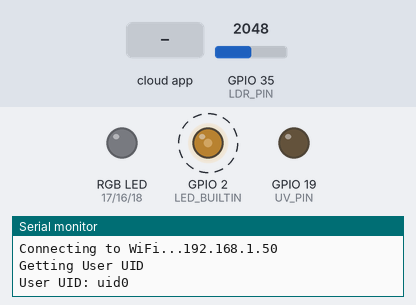
A program run on a simulated ESP32. Parts: an RGB LED mixed from three pins (HIGH = lit), output pins drawn as LEDs (lit = HIGH), the last lines printed to the serial monitor. Dashed ring = blinking. The inputs (shaded band) are chosen by the test bench; at power-on: GPIO 35 (LDR_PIN) = 2048 (analog values on the 0–4095 scale). WiFi joins after 1.5 s; servers stay silent unless stated; the Firebase database answers and starts empty; not simulated (calls return 0 or success): env.h.

Above: at 4.7 s.
4.8 s: the phone or cloud app sets flag to 1
At 6.1 s:
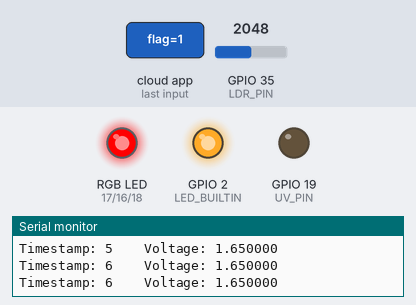
At 6.7 s:
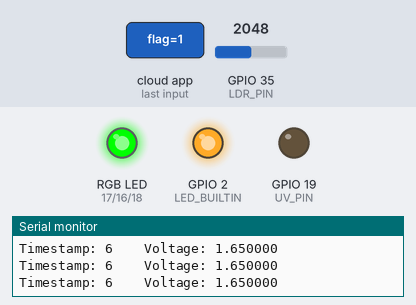
Timing chart, 0 to 13.8 s (numbered marks = the images above; inputs shaded):
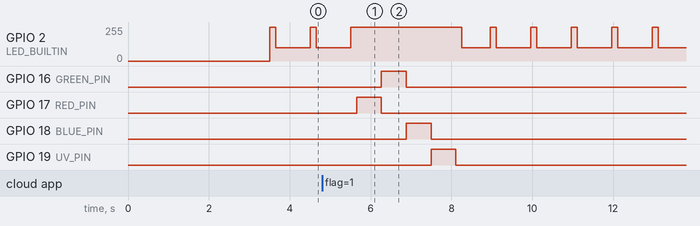

Measured:
- after the input at 4.8 s, GPIO 16 (GREEN_PIN): LOW → HIGH after 1.5 s, → LOW 0.61 s later; GPIO 17 (RED_PIN): LOW → HIGH after 0.86 s, → LOW 0.61 s later; GPIO 18 (BLUE_PIN): LOW → HIGH after 2.1 s, → LOW 0.61 s later; GPIO 19 (UV_PIN): LOW → HIGH after 2.7 s, → LOW 0.61 s later

The program:

main.cpp
```cpp
#include <Arduino.h>

#include "wifi.h"
#include "firebase.h"
#include "led.h"
#include "ldr.h"

#define BUTTON1 0

#define RED_PIN 17
#define GREEN_PIN 16
#define BLUE_PIN 18
#define UV_PIN 19

#define LDR_PIN 35

// Timer variables
unsigned long sendDataPrevMillis = 0;
unsigned long timerDelay = 1000;
unsigned long voltageDelay = 50;
bool global_starter=true;


LED ledR, ledG, ledB, ledUV, ledBuiltin;
LDR ldr1;
void sendBurst(String);

// Global state maintained
int Rintensity = 0, Gintensity = 0, Bintensity = 0, UVintensity = 0, rgb = 0;

void setup()
{
    Serial.begin(115200);

    initWiFi();
    initFirebase();

    ledBuiltin.initLED(LED_BUILTIN, 4);

    ledR.initLED(RED_PIN, 0);
    ledG.initLED(GREEN_PIN, 1);
    ledB.initLED(BLUE_PIN, 2);
    ledUV.initLED(UV_PIN, 3);
    ldr1.initLDR(LDR_PIN);
    int timerStart = millis();
    while(millis() - timerStart < 2000);
}

void loop(){
    // Reset the leds
    ledBuiltin.setLED(100);
    ledR.setLED(0);
    ledG.setLED(0);
    ledB.setLED(0);
    ledUV.setLED(0);

    // Get Database Reqs
    if(millis() - sendDataPrevMillis > timerDelay || sendDataPrevMillis == 0)
    {
        ledBuiltin.setLED(255);

        // reset the last_data_sent timer
        sendDataPrevMillis = millis();
        int is_firebase_ready = Firebase.ready();
        if(is_firebase_ready)
        {
            // get the starter flag
            bool analysis_start = getStarter();
            if(analysis_start && global_starter)
            {
                ledBuiltin.setLED(255);
                {// RED DATA
                    Rintensity=255;
                    ledR.setLED(Rintensity);
                    Serial.println("Sending Red Data...");
                    sendBurst("R");
                    Rintensity=0;
                    ledR.setLED(0);
                }
                {// GREEN DATA
                    Gintensity=255;
                    ledG.setLED(Gintensity);
                    Serial.println("Sending Green Data...");
                    sendBurst("G");
                    Gintensity=0;
                    ledG.setLED(0);
                }
                {// BLUE DATA
                    Bintensity=255;
                    ledB.setLED(Bintensity);
                    Serial.println("Sending Blue Data...");
                    sendBurst("B");
                    Bintensity=0;
                    ledB.setLED(0);
                }
                {// UV DATA
                    UVintensity=255;
                    ledUV.setLED(UVintensity);
                    Serial.println("Sending UV Data...");
                    sendBurst("UV");
                    UVintensity=0;
                    ledUV.setLED(0);
                }
                // Set the starter flag to false
                bool successful_transaction = resetStarter();
                if (!successful_transaction)
                {
                    Serial.println("FAILED TRANSACTION");
                    global_starter=false;
                }
            }
        }
    }
}


void sendBurst(String color)
{
    int N = 10;
    float voltage[N];
    int counter = 0;
    while (counter < N)
    {
        if (millis() - sendDataPrevMillis > voltageDelay || sendDataPrevMillis == 0)
        {
            sendDataPrevMillis = millis();
            voltage[counter] = ldr1.readLDR() / 1000.00;
            Serial.printf("Timestamp: %d    Voltage: %f\n", sendDataPrevMillis / 1000, voltage[counter]);
            counter++;
        }
    }
    if (Firebase.ready())
    {
        // String ppm = getPPM("/ppm");
        // Serial.printf("ppm: %s+\n", ppm);
        String ppm = color;
        uploadDataArr(voltage, N, Rintensity, Gintensity, Bintensity, UVintensity, ppm);
    }
}
```

firebase.h
```cpp
#ifndef FIREBASE_H
#define FIREBASE_H

#include <Firebase_ESP_Client.h>
#include "addons/TokenHelper.h"
#include "addons/RTDBHelper.h"
#include "env.h"

String uid;

// Variables to save database paths
String databasePath;

FirebaseData fbdo;
FirebaseAuth auth;
FirebaseConfig config;

// Initialize the firebase object and make the connection
void initFirebase()
{
    // Assign the api key (required)
    config.api_key = API_KEY;

    // Assign the user sign in credentials
    auth.user.email = USER_EMAIL;
    auth.user.password = USER_PASSWORD;

    // Assign the RTDB URL (required)
    config.database_url = DATABASE_URL;

    Firebase.reconnectWiFi(true);
    fbdo.setResponseSize(4096);

    // Assign the callback function for the long running token generation task */
    config.token_status_callback = tokenStatusCallback; // see addons/TokenHelper.h

    // Assign the maximum retry of token generation
    config.max_token_generation_retry = 5;

    // Initialize the library with the Firebase authen and config
    Firebase.begin(&config, &auth);

    // Getting the user UID might take a few seconds
    Serial.println("Getting User UID");
    while ((auth.token.uid) == "")
    {
        Serial.print('.');
    }
    // Print user UID
    uid = auth.token.uid.c_str();
    Serial.print("User UID: ");
    Serial.println(uid);
}

// Get the integer intensity value at the path
int getIntensity(String path)
{
    int value;
    if (Firebase.RTDB.getInt(&fbdo, path.c_str(), &value))
    {
        return value;
    }
    else
    {
        Serial.println("FAILED");
        Serial.printf("REASON: %s\n", fbdo.errorReason());
        return -1;
    }
}

// Set the voltage reading to the LDR path
void setLDR(float value)
{
    String path = "/voltage";
    if (Firebase.RTDB.setFloat(&fbdo, path.c_str(), value))
    {

        Serial.println("PASSED");
    }
    else
    {
        Serial.println("FAILED");
        Serial.printf("REASON: %s\n", fbdo.errorReason());
    }
}

// Push the voltage array of size n to the database
void setLdrArray(float *voltageArr, int n)
{
    String path = "/voltageArr";
    String values = "";
    for (int i = 0; i < n; i++)
    {
        String val = String(voltageArr[i], 3);
        val += ',';
        values += val;
    }
    Serial.println(values);
    if (Firebase.RTDB.pushString(&fbdo, path.c_str(), values.c_str()))
    {
        Serial.println("PASSED");
    }
    else
    {
        Serial.println("FAILED");
        Serial.printf("REASON: %s\n", fbdo.errorReason());
    }
}

// Push the complete data array of size n to the database
void uploadDataArr(float *voltageArr, int n, int Rvalue, int Gvalue, int Bvalue, int UVvalue, String ppm)
{
    String path = "/voltageArr";
    String values = "";
    for (int i = 0; i < n; i++)
    {
        String val = String(voltageArr[i], 3);
        val += ',';
        values += val;
    }
    values += ":";
    values += String(Rvalue);
    values += ":";
    values += String(Gvalue);
    values += ":";
    values += String(Bvalue);
    values += ":";
    values += String(UVvalue);
    values += ":";
    values += String(ppm);

    Serial.println(values);
    if (Firebase.RTDB.pushString(&fbdo, path.c_str(), values.c_str()))
    {
        Serial.println("PASSED");
    }
    else
    {
        Serial.println("FAILED");
        Serial.printf("REASON: %s\n", fbdo.errorReason());
    }
}

// Get the string of intensities of R,G,B in the database
String getRGB(String path)
{
    String value;
    if (Firebase.RTDB.getString(&fbdo, path.c_str(), &value))
    {
        return value;
    }
    else
    {
        Serial.println("FAILED");
        Serial.printf("REASON: %s\n", fbdo.errorReason());
        return "/0";
    }
}

// Get the ppm (details) from the database
String getPPM(String path)
{
    String value;
    if (Firebase.RTDB.getString(&fbdo, path.c_str(), &value))
    {
        return value;
    }
    else
    {
        Serial.println("FAILED");
        Serial.printf("REASON: %s\n", fbdo.errorReason());
        return "/0";
    }
}

// Get the starter flag from the database
bool getStarter(){
    String path = "/flag";
    bool analysis_start = false;
    if (Firebase.RTDB.getBool(&fbdo, path.c_str(), &analysis_start))
    {
        return analysis_start;
    }
    else
    {
        Serial.println("FAILED AT getStarter");
        Serial.printf("REASON: %s\n", fbdo.errorReason());
        return false;
    }
}

// reset the starter flag to false in the database
bool resetStarter(){
    String path = "/flag";
    bool analysis_start = false;
    if (Firebase.RTDB.setBool(&fbdo, path, analysis_start))
    {
        Serial.println("/nSUCCESSFULLY RESET STARTER");
        return true;
    }
    else
    {
        Serial.println("FAILED AT putStarter");
        return false;
    }
}

#endif
```

ldr.h
```cpp
#ifndef LDR_H
#define LDR_H
#include <Arduino.h>

#define DEFAULT_RESOLUTION 12
#define V_REF 3.3

class LDR
{
public:
    unsigned short int pin;
    unsigned short int resolution;

    void initLDR(int pin, int resolution = DEFAULT_RESOLUTION)
    {
        LDR::pin = pin;
        LDR::resolution = resolution;
        analogReadResolution(resolution);
    }

    int readLDR()
    {
        return analogReadMilliVolts(pin);
    }

    int readLDR_RAW()
    {
        return analogRead(pin);
    }
};

#undef DEFAULT_RESOLUTION
#undef V_REF
#endif
```

led.h
```cpp
#ifndef LED_H
#define LED_H
#include <Arduino.h>

#define DEFAULT_PWM_FREQ 100
#define DEFAULT_PWM_RESOLUTION 8

class LED
{
public:
    unsigned short int pin, resolution;
    unsigned int pwm_frequency;
    int channel;

    void initLED(int pin, int channel, int pwm_freq = DEFAULT_PWM_FREQ, int resolution = DEFAULT_PWM_RESOLUTION)
    {
        LED::pin = pin;
        pwm_frequency = pwm_freq;
        LED::resolution = resolution;
        LED::channel = channel;

        ledcAttachPin(pin, channel);
        ledcSetup(channel, pwm_freq, resolution);
    }

    void setLED(int dutyCycle)
    {
        ledcWrite(channel, dutyCycle);
    }
};

#undef DEFAULT_PWM_FREQ
#undef DEFAULT_PWM_RESOLUTION
#endif
```

wifi.h
```cpp
#ifndef WIFI_H
#define WIFI_H

#include <WiFiManager.h>
#include <WiFi.h>

#define DEFAULT_SSID "OnePlus Nord CE 2 "
#define DEFAULT_PASS "jilljill"
#define WIFI_CONNECT_TIMEOUT 5000 // 5000 msec

WiFiManager wifimanager;

// Initialise Wifi
void initWiFi()
{
    unsigned long wifi_connect_start_millis = millis();
    wifimanager.autoConnect("ESP32");
    Serial.print("Connecting to WiFi...");
    while (WiFi.status() != WL_CONNECTED)
    {
        if (millis() - wifi_connect_start_millis > WIFI_CONNECT_TIMEOUT)
        {
            Serial.println("!! Failed to Initialise wifi !!");
        }
        Serial.print(".");
        delay(500);
    }
    Serial.println(WiFi.localIP());
    Serial.println();
}

// Create Wifi Access Point to create new connections
void createAP()
{
    WiFi.disconnect(1);
    Serial.println("Entering Config Mode...");

    IPAddress localIP(10, 0, 0, 1), gateway(10, 0, 0, 1), subnet(255, 255, 255, 0);
    wifimanager.setAPStaticIPConfig(localIP, gateway, subnet);

    wifimanager.startConfigPortal("ESP32-Config");
    return;
}

// Default Wifi settings
void initWiFiDefault()
{
    WiFi.begin(DEFAULT_SSID, DEFAULT_PASS);
    Serial.print("Connecting to WiFi");
    while (WiFi.status() != WL_CONNECTED)
    {
        Serial.print(".");
        delay(300);
    }
    Serial.print("\nConnected with IP: ");
    Serial.println(WiFi.localIP());
    Serial.println();
}

#undef DEFAULT_SSID
#undef DEFAULT_PASS
#undef WIFI_CONNECT_TIMEOUT
#endif
```
